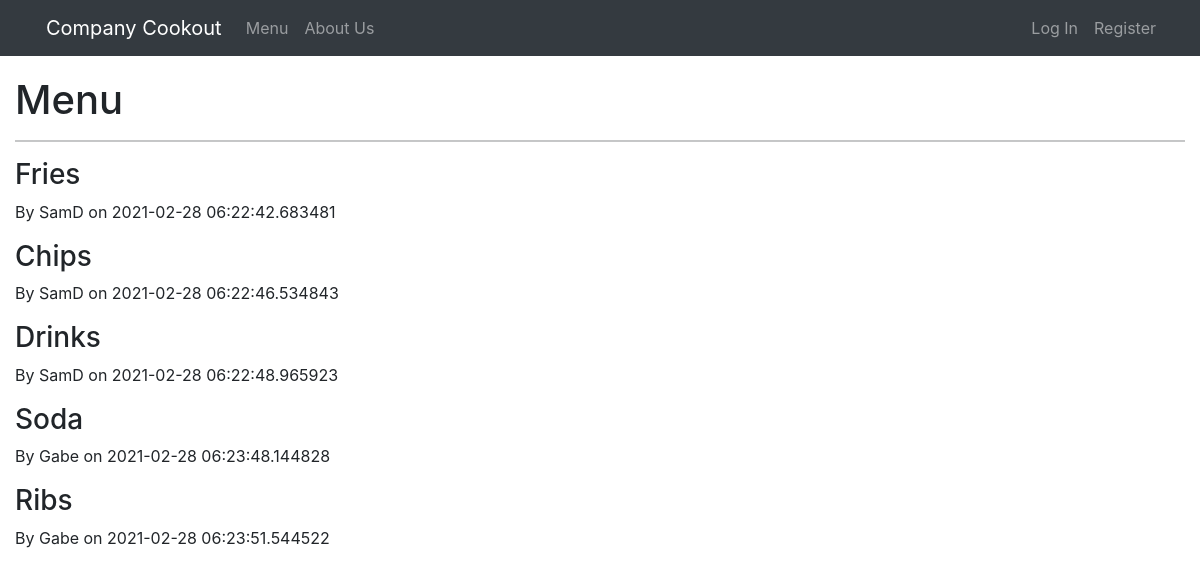
Before: /menu with the older database file.
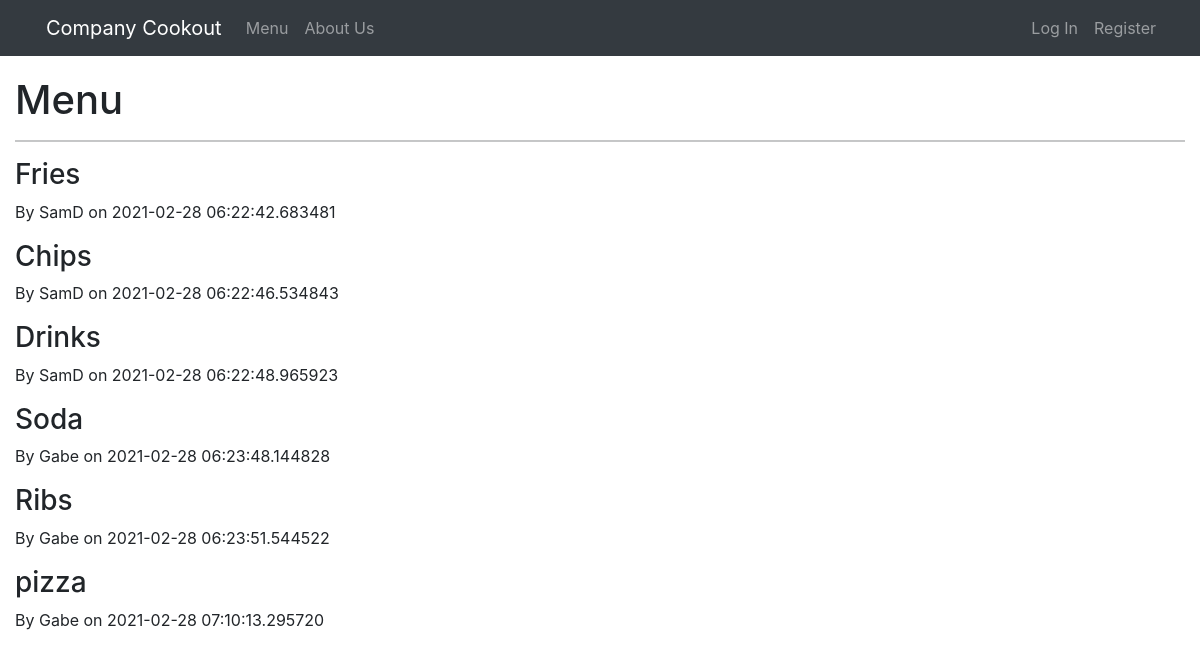
After: the same page with the newer database file.
### app/models.py (models this page shows, shortened)
class Item(db.Model, UserMixin):
    id = db.Column(db.Integer, primary_key=True, autoincrement=True)
    label = db.Column(db.String(30), nullable=False)
    date_added = db.Column(db.DateTime, nullable=False,
                           default=datetime.utcnow)
    employee_id = db.Column(db.Integer, db.ForeignKey(
        'employee.id'), nullable=False)
    employee = db.relationship("Employee", back_populates="items")

class Employee(db.Model, UserMixin):
    id = db.Column(db.Integer, primary_key=True)
    username = db.Column(db.String(30), unique=True, nullable=False)
    password = db.Column(db.String(60), nullable=False)
    items = db.relationship('Item', back_populates="employee")

### app/routes.py (the view)
@app.route('/menu')
def menu():
    items = Item.query.all()
    return render_template("menu.html", items=items)

### app/templates/menu.html (shortened to what this page needs)
{% extends 'base.html' %}
{% block content %}
<div class="container-fluid">
    <h1>Menu</h1>
    <hr>
    {% for item in items %}
        <h3>{{ item.label }}</h3>
        <p>By {{ item.employee.username }} on {{ item.date_added }}</p>
    {% endfor %}
</div>
{% endblock %}

### app/templates/base.html (shortened to what this page needs)
<!doctype html>
<html lang="en">
<head>
    <link href="https://cdn.jsdelivr.net/npm/bootstrap@5.0.0-beta2/dist/css/bootstrap.min.css" rel="stylesheet"
>
    <link rel="stylesheet" href="https://maxcdn.bootstrapcdn.com/bootstrap/4.5.2/css/bootstrap.min.css">
    <link rel="stylesheet" href="{{ url_for('static', filename='main.css') }}" />
</head>
</head>
<body>
    <nav class="navbar navbar-expand-md navbar-dark bg-dark">
        <a class="navbar-brand" href="{{ url_for('home') }}" style="position: relative; left: 30px;">Company Cookout</a>
        <div class="collapse navbar-collapse" id="navbarsExample04">
            <div class="navbar-nav mr-auto">
                <a class="nav-link" href="{{ url_for('menu') }}" style="position: relative; left: 30px;">Menu
                </a>
                <a class="nav-link" href="{{ url_for('about') }}" style="position: relative; left: 30px;">About Us
                </a>
            </div>
            <div class="navbar-nav" style="margin-right: 50px;">
                {% if current_user.is_authenticated %}
                <a class="nav-link" href="{{ url_for('account') }}" style="position: relative; left: 30px;">Account
                <a class="nav-link" href="{{ url_for('logout') }}" style="position: relative; left: 30px;">Log Out
                </a>
                {% else %}
                    <a class="nav-link" href="{{ url_for('login') }}" style="position: relative; left: 30px;">Log In
                    </a>
                    <a class="nav-link" href="{{ url_for('register') }}" style="position: relative; left: 30px;">Register
                    </a>
                {% endif %}
            </div>
        </div>
    </nav>
    <div>
        {% block content %}{% endblock %}
    </div>
</body>
</html>

### app/static/main.css (style rules this page uses)
body { padding-bottom: 20px; }
.navbar { margin-bottom: 20px; }

Changed rows visible on the page:
added Item: label "pizza", employee.username "Gabe", date_added "2021-02-28 07:10:13.295720"
